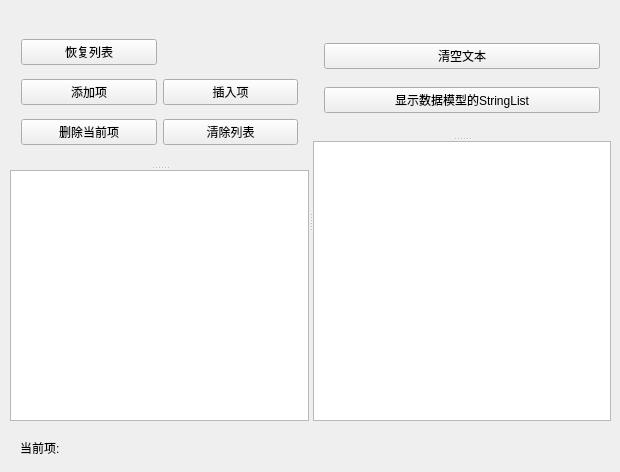
<?xml version="1.0" encoding="UTF-8"?>
<ui version="4.0">
 <class>Widget</class>
 <widget class="QWidget" name="Widget">
  <property name="geometry">
   <rect>
    <x>0</x>
    <y>0</y>
    <width>620</width>
    <height>472</height>
   </rect>
  </property>
  <property name="windowTitle">
   <string>Widget</string>
  </property>
  <widget class="QSplitter" name="splitter_3">
   <property name="geometry">
    <rect>
     <x>10</x>
     <y>20</y>
     <width>601</width>
     <height>401</height>
    </rect>
   </property>
   <property name="orientation">
    <enum>Qt::Horizontal</enum>
   </property>
   <widget class="QSplitter" name="splitter">
    <property name="orientation">
     <enum>Qt::Vertical</enum>
    </property>
    <widget class="QWidget" name="gridLayoutWidget">
     <layout class="QGridLayout" name="gridLayout">
      <item row="1" column="0">
       <widget class="QPushButton" name="btnListAppend">
        <property name="text">
         <string>添加项</string>
        </property>
       </widget>
      </item>
      <item row="0" column="0">
       <widget class="QPushButton" name="btnResumeList">
        <property name="text">
         <string>恢复列表</string>
        </property>
       </widget>
      </item>
      <item row="1" column="1">
       <widget class="QPushButton" name="btnListInsert">
        <property name="text">
         <string>插入项</string>
        </property>
       </widget>
      </item>
      <item row="2" column="0">
       <widget class="QPushButton" name="btnListDelete">
        <property name="text">
         <string>删除当前项</string>
        </property>
       </widget>
      </item>
      <item row="2" column="1">
       <widget class="QPushButton" name="btnListClear">
        <property name="text">
         <string>清除列表</string>
        </property>
       </widget>
      </item>
     </layout>
    </widget>
    <widget class="QListView" name="listView"/>
   </widget>
   <widget class="QSplitter" name="splitter_2">
    <property name="orientation">
     <enum>Qt::Vertical</enum>
    </property>
    <widget class="QWidget" name="gridLayoutWidget_2">
     <layout class="QGridLayout" name="gridLayout_2">
      <item row="0" column="0">
       <widget class="QPushButton" name="btnClearEdit">
        <property name="text">
         <string>清空文本</string>
        </property>
       </widget>
      </item>
      <item row="1" column="0">
       <widget class="QPushButton" name="btnTextImport">
        <property name="text">
         <string>显示数据模型的StringList</string>
        </property>
       </widget>
      </item>
     </layout>
    </widget>
    <widget class="QPlainTextEdit" name="plainTextEdit"/>
   </widget>
  </widget>
  <widget class="QLabel" name="LabInfo">
   <property name="geometry">
    <rect>
     <x>20</x>
     <y>440</y>
     <width>581</width>
     <height>16</height>
    </rect>
   </property>
   <property name="text">
    <string>当前项:</string>
   </property>
  </widget>
 </widget>
 <layoutdefault spacing="6" margin="11"/>
 <resources/>
 <connections/>
</ui>
